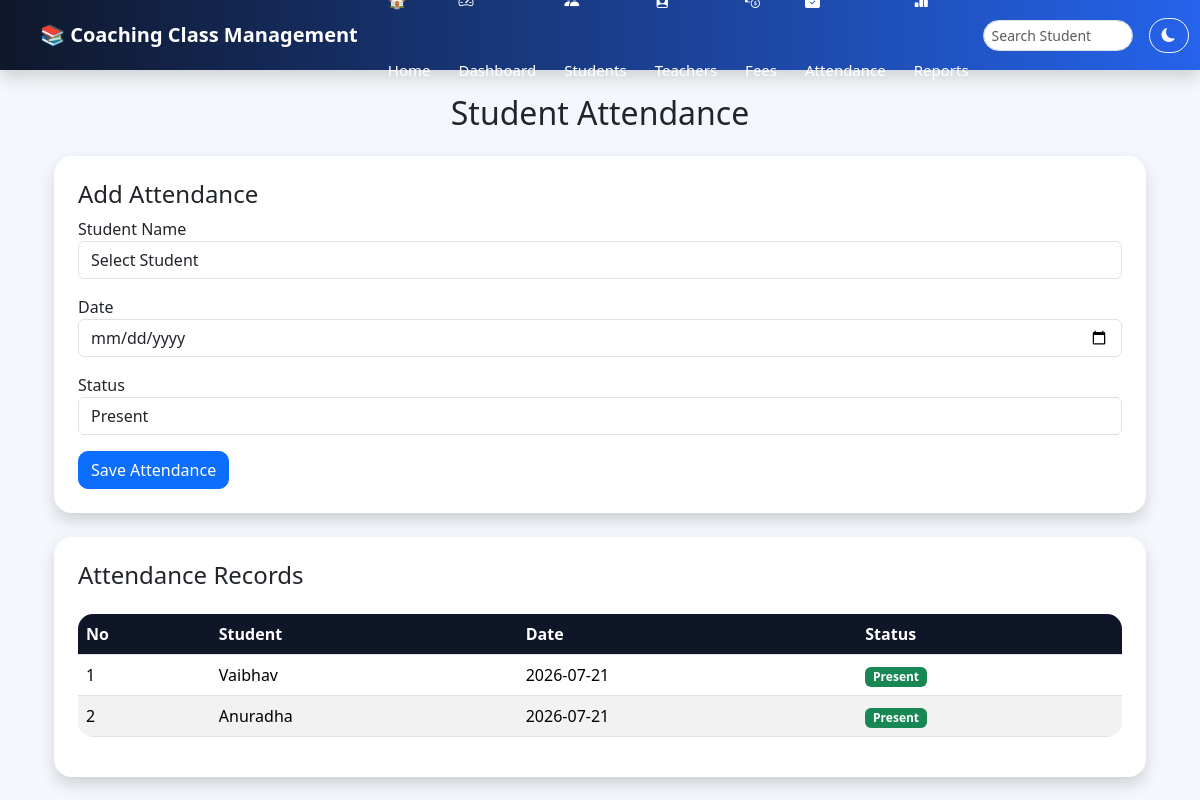
The app's page /attendance with its own data.
### tables this page shows
CREATE TABLE attendance(

        id INTEGER PRIMARY KEY AUTOINCREMENT,
        student_id INTEGER,
        date TEXT,
        status TEXT

    );

CREATE TABLE students(

        id INTEGER PRIMARY KEY AUTOINCREMENT,
        roll_no TEXT UNIQUE,
        name TEXT,
        father_name TEXT,
        surname TEXT,
        mobile TEXT,
        course TEXT,
        batch TEXT,
        address TEXT,
        admission_date TEXT,
        status TEXT

    );

### app.py (the view, shortened to what this page needs)
@app.route("/attendance", methods=["GET","POST"])
def attendance():
    conn = get_connection()
    students = conn.execute("""
    SELECT *
    FROM students
    ORDER BY name
    """).fetchall()
    attendance = conn.execute("""
    SELECT

    attendance.id,

    students.name,

    students.roll_no,

    attendance.date,

    attendance.status


    FROM attendance


    INNER JOIN students


    ON attendance.student_id = students.id


    ORDER BY attendance.id DESC


    """).fetchall()
    conn.close()
    return render_template(
        "attendance.html",
        students=students,
        attendance=attendance
    )

### db.py (called while the page is built)
def get_connection():
    conn = sqlite3.connect(DATABASE)
    conn.row_factory = sqlite3.Row
    return conn

### templates/attendance.html (shortened to what this page needs)
{% extends "base.html" %}
{% block content %}
<div class="container mt-4">
    <h2 class="text-center mb-4">
        Student Attendance
    </h2>
    <div class="card shadow p-4 mb-4">
        <h4>Add Attendance</h4>
        <form method="POST" action="/attendance">
            <div class="mb-3">
                <label>Student Name</label>
                <select name="student_id" class="form-control" required>
                    <option value="">
                        Select Student
                    </option>
                </select>
            </div>
            <div class="mb-3">
                <label>Date</label>
                <input type="date"
                       name="date"
                       class="form-control"
                       required>
            </div>
            <div class="mb-3">
                <label>Status</label>
                <select name="status"
                        class="form-control">
                    <option>Present</option>
                </select>
            </div>
            <button class="btn btn-primary">
                Save Attendance
            </button>
        </form>
    </div>
    <div class="card shadow p-4">
        <h4>Attendance Records</h4>
        <table class="table table-striped table-hover mt-3">
            <tr>
                <th>No</th>
                <th>Student</th>
                <th>Date</th>
                <th>Status</th>
            </tr>
            {% for row in attendance %}
            <tr>
                <td>{{loop.index}}</td>
                <td>
                    {{row['name']}}
                </td>
                <td>
                    {{row['date']}}
                </td>
                <td>
                    {% if row['status']=="Present" %}
                    <span class="badge bg-success">
                        Present
                    </span>
                    {% else %}
                    <span class="badge bg-danger">
                        Absent
                    </span>
                    {% endif %}
                </td>
            </tr>
            {% endfor %}
        </table>
    </div>
</div>
{% endblock %}

### static/style.css (style rules this page uses)
* { margin:0; padding:0; box-sizing:border-box; }
body { background:#f4f7fb; font-family:'Segoe UI',sans-serif; }
.card { border:none; border-radius:18px; box-shadow: 0 10px 25px rgba(0,0,0,0.08); transition:.3s; }
.btn { border-radius:10px; }
.table { background:white; border-radius:15px; overflow:hidden; }
.table th { background:#0f172a; color:white; }

### records on screen
attendance: name "Vaibhav", date "2026-07-21", status "Present"
attendance: name "Anuradha", date "2026-07-21", status "Present"
